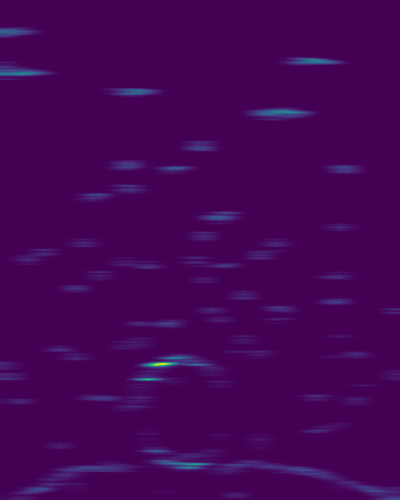
#> input picture sonar_results/position_-25.png, 400 x 500 px
$ python seafloor_estimation.py
#> lines starting #> are read from the running program, lines starting #| are printed output that depends on the picture; after the words box and inside, x2 and y2 are one past the last pixel; in counts of white or black regions, pixels touching at a corner belong together
import cv2
import numpy as np
import matplotlib.pyplot as plt
from scipy.ndimage import label
from tqdm import tqdm
from scipy.spatial import KDTree

def bresenham_line(x0, y0, x1, y1):
    """Bresenham's line algorithm to generate points between two coordinates."""
    points = []
    dx = abs(x1 - x0)
    dy = abs(y1 - y0)
    sx = 1 if x0 < x1 else -1
    sy = 1 if y0 < y1 else -1
    err = dx - dy

    while True:
        points.append((x0, y0))
        if x0 == x1 and y0 == y1:
            break
        e2 = err * 2
        if e2 > -dy:
            err -= dy
            x0 += sx
        if e2 < dx:
            err += dx
            y0 += sy
    return points

# Load the sonar image
image_path = 'sonar_results/position_-25.png'  # Adjust the path as necessary
image = cv2.imread(image_path, cv2.IMREAD_GRAYSCALE)
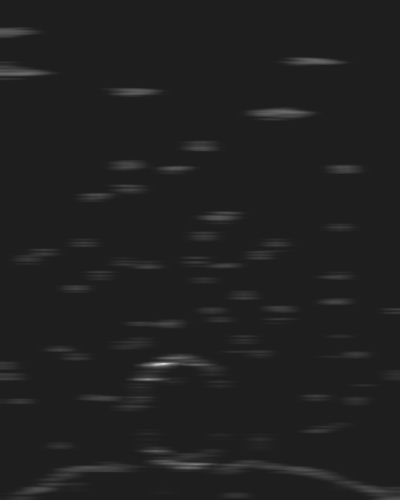
#> image: shape (500, 400); min 30, max 215, mean 32.4

# Check if the image is loaded properly
if image is None:
    raise ValueError("Image not loaded properly. Please check the file path.")

# Apply adaptive thresholding to create a binary image
binary_image = cv2.adaptiveThreshold(image, 255, cv2.ADAPTIVE_THRESH_GAUSSIAN_C,
                                     cv2.THRESH_BINARY, 11, 2)
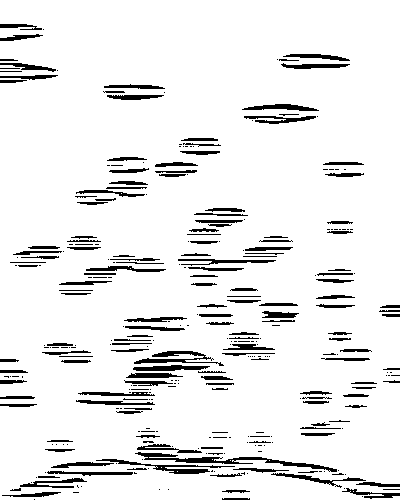
#> binary_image: shape (500, 400); 91.7% white; 324 black regions (165 under 20 px), largest, box (x1, y1, x2, y2) and area: (135, 452, 337, 472) 821, (96, 459, 235, 474) 480, (134, 351, 224, 366) 465

# Invert the binary image to consider dark areas as the foreground
binary_image = cv2.bitwise_not(binary_image)

# Identify original non-zero pixels
original_non_zero_points = np.column_stack(np.where(binary_image > 0))
#> original_non_zero_points = 16622 pairs, first value 24 to 499, second value 0 to 399

# Define the radius within which to connect points
radius = 5  # Adjust the radius as needed

# Create a KD-Tree for the original non-zero points
kd_tree = KDTree(original_non_zero_points)

# Create an empty image to draw connections
connected_image = binary_image.copy()

# Connect original non-zero pixels within the radius using Bresenham's line algorithm
for i, (x0, y0) in enumerate(tqdm(original_non_zero_points, desc="Processing", ncols=100)):
    neighbors = kd_tree.query_ball_point([x0, y0], radius)
    for j in neighbors:
        if i == j:
            continue
        x1, y1 = original_non_zero_points[j]
        line_points = bresenham_line(x0, y0, x1, y1)
        for (px, py) in line_points:
            connected_image[px, py] = 255
#> this loop made 16622 passes
#> (x0, y0) on passes 6 to 8: (24, 5), (24, 6), (24, 7)
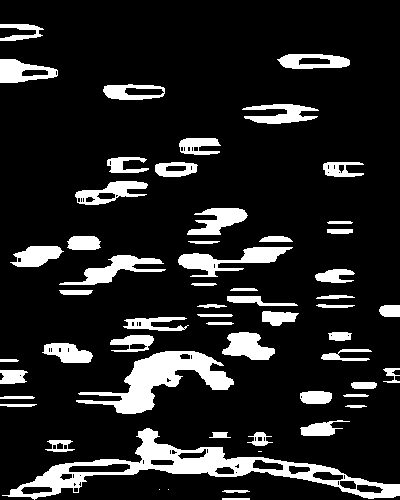
#> connected_image: shape (500, 400); 14% white; 57 white regions (3 under 20 px), largest, box (x1, y1, x2, y2) and area: (2, 428, 400, 500) 5959, (76, 351, 234, 414) 3659, (178, 247, 293, 277) 1388

# Ensure all original non-zero pixels are retained
connected_image[binary_image > 0] = 255

# Label connected components
labeled_image, num_labels = label(connected_image, structure=np.ones((3, 3)))
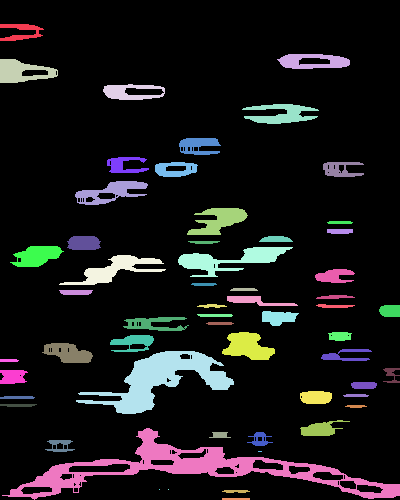
#> labeled_image: shape (500, 400) int32; 58 distinct labels, from 0 to 57; one colour per label, 0 black

# Find the largest connected component
largest_component = None
max_size = 0

for i in range(1, num_labels + 1):
    component_size = np.sum(labeled_image == i)
    if component_size > max_size:
        max_size = component_size
        largest_component = i

# Create a mask for the largest connected component
largest_component_mask = (labeled_image == largest_component).astype(np.uint8) * 255
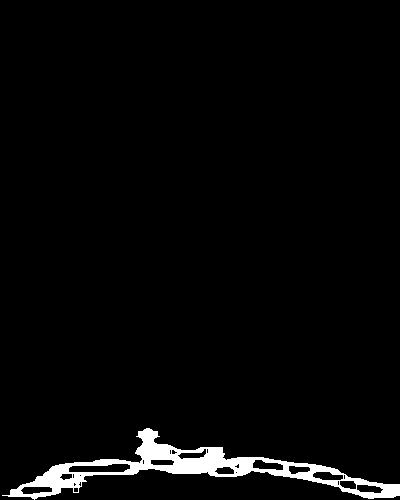
#> largest_component_mask: shape (500, 400); 3% white; 1 white region, box (x1, y1, x2, y2) and area: (2, 428, 400, 500) 5959

# Save the largest connected component
largest_component_image_path = 'largest_component.png'
cv2.imwrite(largest_component_image_path, largest_component_mask)

# Display the original, binary, connected, and largest component images
fig, ax = plt.subplots(1, 4, figsize=(24, 6))
ax[0].imshow(image, cmap='gray')
ax[0].set_title('Original Image')
ax[0].axis('off')
ax[1].imshow(binary_image, cmap='gray')
ax[1].set_title('Binary Image')
ax[1].axis('off')
ax[2].imshow(connected_image, cmap='gray')
ax[2].set_title('Connected Pixels')
ax[2].axis('off')
ax[3].imshow(largest_component_mask, cmap='gray')
ax[3].set_title('Largest Connected Component')
ax[3].axis('off')
plt.show()
